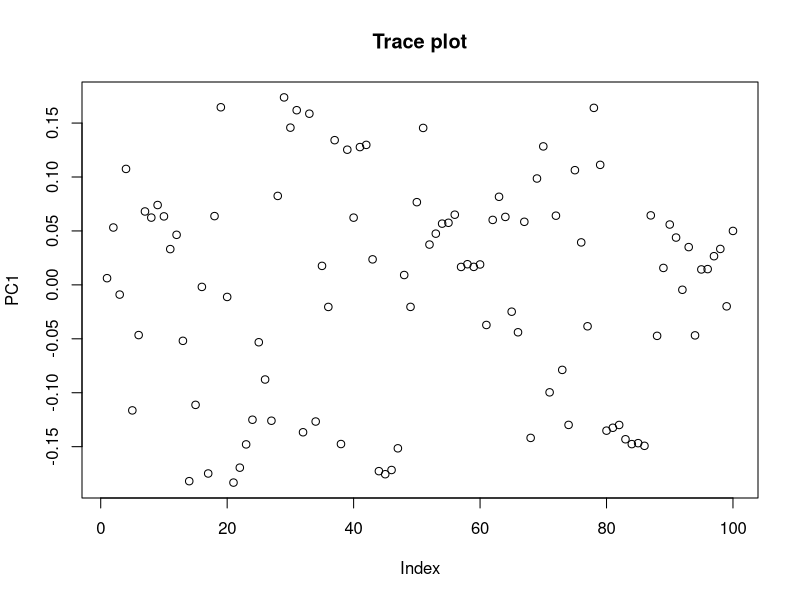
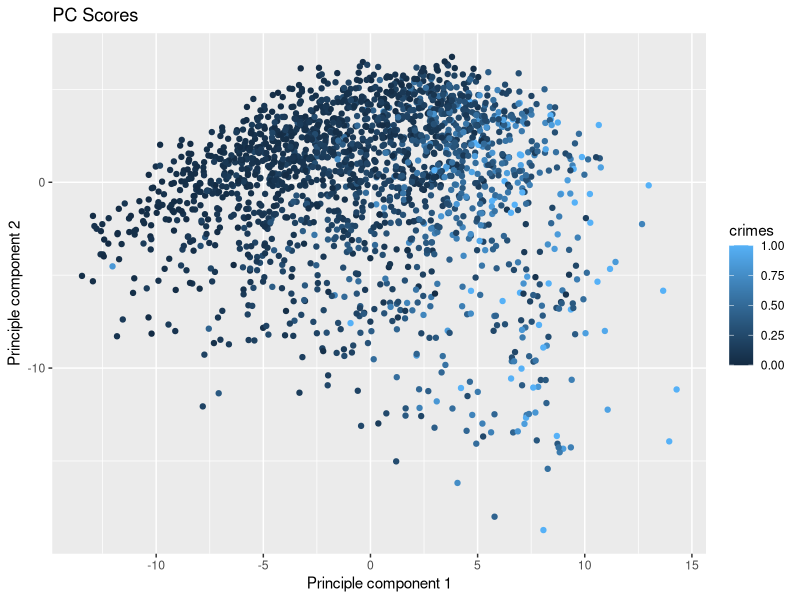

These charts were generated, in order, by the following R code: (Note: this script raises an error after producing the figures.)
setwd("~/Desktop/TDDE01/Lab2")

data = read.csv("communities.csv")
library(caret)
set.seed(12345)

#1.
#Scale all variables except of ViolentCrimesPerPop
data_without_target = data[,-101]
scaler=preProcess(data_without_target)
dataS=predict(scaler, data_without_target)

#implement PCA by using function eigen()
cor_matrix = cor(dataS) #the linear relationships between pairs of variables, gives a 100x100 matrix with 1 in the diagonal. High absolute values (close to 1 or -1) indicate a strong linear relationship, while values close to 0 indicate a weak or no linear relationship.
eigen = eigen(cor_matrix)
lambda = eigen$values #eigenvalues represent the amount of variance captured by each principal component. Larger eigenvalues correspond to principal components that capture more variance in the data.

#how many components needed to obtain at least 95% of variance in the data

#proportion of variance explained by each principal component is calculated by 
#dividing each eigenvalue by the sum of all eigenvalues.

total = sum(lambda)
variance = 0

for (i in 1:length(lambda)) {
  variance = lambda[i]/total + variance #FATTA DENNA
  if(variance>0.95) {
    nr_comp=i
    break
  }
}    
sprintf("Number of components needed to obtain 95%% of the variance in the data: %d", nr_comp)

#the proportion of variation explained by each of the first two principal components
PC1_var = lambda[1]/total
PC2_var = lambda[2]/total
#The fraction of variance explained by a principal component is the ratio between the variance of that principal component and the total variance.
sprintf("The proportion of variation explained by PC1: %f", PC1_var)
sprintf("The proportion of variation explained by PC2: %f", PC2_var)
################

#2. 

pca = princomp(dataS)
first = pca$loadings[,1]#PCA loadings are the coefficients of the linear combination of the original variables from which the principal components (PCs) are constructed
plot(first, main = "Trace plot", xlab="Index", ylab = "PC1")

#Report which 5 feastures contribute mostly
max_values = c()
for (i in 1:5) {
  max = which.max(abs(first))
  max_values = append(max_values, first[max])
  first[max] = NA
  i = i + 1
}
names(max_values)

#plot of the PC scores in the coordinates (PC1, PC2), color of the points by ViolentCrimesPerPop
pca_scores = data.frame(pca$scores)
library(ggplot2)

df = data.frame(x=pca_scores[,1],y=pca_scores[,2], target=data$ViolentCrimesPerPop) 

ggplot(df,aes(x=x,y=y))+
  geom_point(aes(color=target))+
  labs(color="crimes", x="Principle component 1",y="Principle component 2",title="PC Scores") 
##################

#3.

#Split original data into training and test (50/50), scale both features and response appropriately
set.seed(12345)
n=nrow(data)
id=sample(1:n, floor(n*0.5))
train=data[id,]
test=data[-id,]
library(caret)
scaler=preProcess(train)
trainS=predict(scaler,train)
testS=predict(scaler,test) 

#estimate a linear regression model from training data in which 
#ViolentCrimesPerPop is target and all other data columns are features

linear_model = lm(ViolentCrimesPerPop ~., trainS)

predicted_train = predict(linear_model, trainS)
mse_train = sum((trainS$ViolentCrimesPerPop - predicted_train)^2)/nrow(trainS)

predicted_test = predict(linear_model, testS)
mse_test = sum((testS$ViolentCrimesPerPop - predicted_test)^2)/nrow(testS)
#########################

#4. 

Fs_train=list()
Fs_test=list()

k=0
costfunc<- function(theta, train, test){
  ytrain = as.matrix(trainS$ViolentCrimesPerPop)
  Xtrain = as.matrix(trainS[,-101])
  
  ytest = as.matrix(testS$ViolentCrimesPerPop)
  Xtest = as.matrix(testS[,-101])
  
  #predicted values
  y_hat_train = Xtrain %*% theta
  cost_train = mean((ytrain - y_hat_train)^2)
  
  y_hat_test = Xtest %*% theta
  cost_test = mean((ytest - y_hat_test)^2)
  
  .GlobalEnv$k= .GlobalEnv$k+1 #+1 to keep track of nr of iterations
  .GlobalEnv$Fs_train[[k]]=cost_train #store f (function value) for training in Fs list
  .GlobalEnv$Fs_test[[k]]=cost_test #store f (function value) for test in Fs list
  
  return(cost_train)
}

#except intercept
n = ncol(trainS)-1 #Nr of columns except intercept
train_new = as.matrix(trainS[,1:n])
test_new = as.matrix(testS[,1:n])

res<-optim(rep(0,n), fn=costfunc, train = train_new, test = test_new, method="BFGS")

#train and test mse for the optimal model
opt_train_mse = res$value
opt_test_pred = as.matrix(testS[,-101]) %*% res$par
opt_test_mse = mean((as.matrix(testS$ViolentCrimesPerPop) - opt_test_pred)^2)

#remove initial 500 iterations
Fs_train[1:500] = c()
Fs_test[1:500] = c()

#training and test error in the optimal model
min_train = which.min(Fs_train)
min_test = which.min(Fs_test)

sprintf("Optimal number of iterations: %d", min_test)

plot(as.numeric(Fs_train), ylim = c(0,2), main="Optmization plot", xlab = "Iterations", ylab = "Errors", col="blue")
points(as.numeric(Fs_test), col = "red")
points(min_train, Fs_train[min_train], pch = 15, col = "green", cex = 1)
points(min_test, Fs_test[min_test], pch = 17, col = "green", cex = 1)
legend("topright", legend = c("Training error", "Test error", "Optimal train", "Optimal test"), col = c("blue", "red", "green", "green"), pch = c(1, 1, 15, 17))


